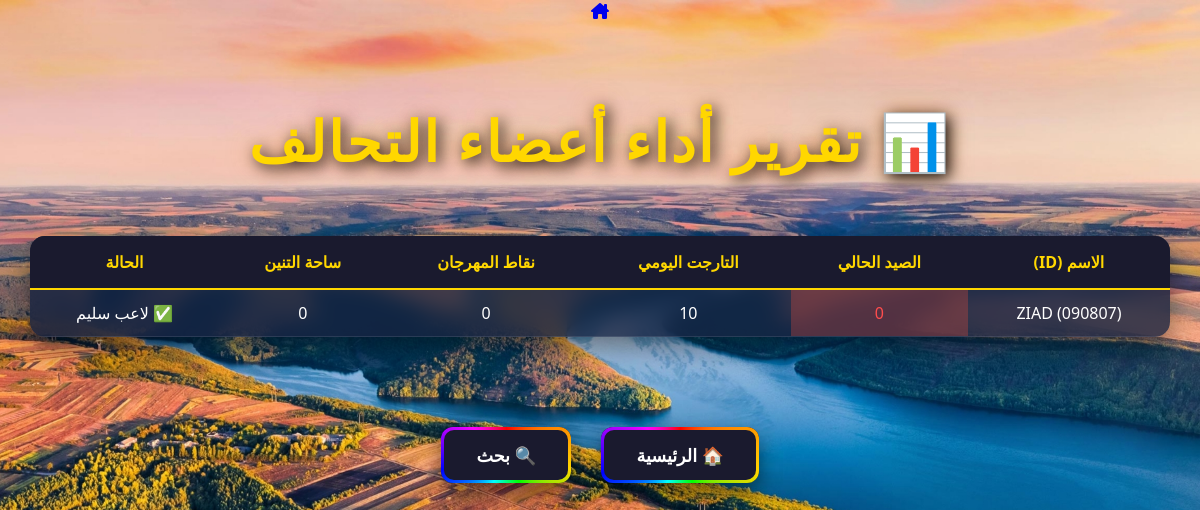
Page /reports on the committed database.
### models.py (models this page shows)
class Player(db.Model):
    id = db.Column(db.String(20), primary_key=True)
    name = db.Column(db.String(50), nullable=False)
    old_names = db.Column(db.Text)
    is_spy = db.Column(db.Boolean, default=False)
    join_date = db.Column(db.DateTime, default=datetime.utcnow)
    monster_hunt = db.Column(db.Integer, default=0)
    hunt_level = db.Column(db.Integer, default=1)
    daily_target = db.Column(db.Integer, default=0)
    guild_fest_points = db.Column(db.Integer, default=0)
    dragon_arena_count = db.Column(db.Integer, default=0)

### app.py (the view)
@app.route('/reports')
def reports():
    players = Player.query.all()
    return render_template('reports.html', players=players)

### templates/reports.html (shortened to what this page needs)
<!DOCTYPE html>
<html lang="ar" dir="rtl">
<head>
    <link rel="stylesheet" href="/static/index.css">
    <link rel="stylesheet" href="https://cdnjs.cloudflare.com/ajax/libs/font-awesome/6.0.0/css/all.min.css">
</head>
<body>
    <a href="/" class="top-left-home">
        <i class="fas fa-house-chimney"></i>
    </a>
    <h1>📊 تقرير أداء أعضاء التحالف</h1>
    <table class="reports-table">
        <thead>
            <tr>
                <th>الاسم (ID)</th>
                <th>الصيد الحالي</th>
                <th>التارجت اليومي</th>
                <th>نقاط المهرجان</th>
                <th>ساحة التنين</th>
                <th>الحالة</th>
            </tr>
        </thead>
        <tbody>
            {% for p in players %}
            <tr>
                <td>{{ p.name }} ({{ p.id }})</td>
                <td class="{{ 'warning' if p.monster_hunt < p.daily_target else 'success' }}">
                    {{ p.monster_hunt }}
                </td>
                <td>{{ p.daily_target }}</td>
                <td>{{ p.guild_fest_points }}</td>
                <td>{{ p.dragon_arena_count }}</td>
                <td>
                    {{ '⚠️ جاسوس' if p.is_spy else '✅ لاعب سليم' }}
                </td>
            </tr>
            {% endfor %}
        </tbody>
    </table>
    <div class="nav-container">
        <a href="/" class="magic-btn">🏠 الرئيسية</a>
        <a href="/search" class="magic-btn">🔍 بحث</a>
    </div>
</body>
</html>

### static/index.css (style rules this page uses)
:root { --bg-dark: #0f0f1b; --gold: #ffd700; --orange-glow: rgba(230, 126, 34, 0.5); }
body { margin: 0; padding: 0; min-height: 100vh; display: flex; flex-direction: column; align-items: center; font-family: 'Segoe UI', Tahoma, Geneva, Verdana, sans-serif; background-size: cover; background-position: center; background-attachment: fixed; direction: rtl; background-image:url("/static/imags/UI_Home.jpg"); }
h1 { font-size: 3.5rem; color: var(--gold); text-transform: uppercase; text-shadow: 4px 4px 15px rgba(0, 0, 0, 0.9), 0 0 25px var(--orange-glow); margin-top: 80px; letter-spacing: 2px; }
.nav-container { display: flex; justify-content: center; align-items: center; gap: 30px; flex-wrap: wrap; margin-top: 50px; padding: 20px; }
.magic-btn { position: relative; padding: 16px 35px; font-size: 1.1rem; color: white; text-decoration: none; font-weight: bold; background: #161625; border-radius: 12px; z-index: 1; overflow: hidden; transition: 0.4s; box-shadow: 0 10px 20px rgba(0,0,0,0.5); }
.magic-btn::before { content: ''; position: absolute; top: -50%; left: -50%; width: 200%; height: 200%; background: conic-gradient( #ff0000, #ff7700, #ffd700, #00ff00, #00ffff, #0000ff, #ff00ff, #ff0000 ); animation: rotate-border 3s linear infinite; z-index: -2; }
.magic-btn::after { content: ''; position: absolute; inset: 3px; background: #1a1a2e; border-radius: 10px; z-index: -1; }
h1 { animation: fadeInDown 1s ease-out; }

### templates/reports.html (style rules this page uses)
.reports-table { width: 95%; margin: 20px auto; border-collapse: collapse; background: rgba(22, 33, 62, 0.8); backdrop-filter: blur(10px); border-radius: 15px; overflow: hidden; box-shadow: 0 10px 30px rgba(0,0,0,0.5); }
th { background-color: #1a1a2e; color: #ffd700; padding: 15px; border-bottom: 2px solid #ffd700; }
td { padding: 12px; text-align: center; border-bottom: 1px solid rgba(255,255,255,0.1); color: white; }
.warning { background-color: rgba(231, 76, 60, 0.3) !important; color: #ff4d4d; }

### rows in the picture
Player: name "ZIAD", id "090807", monster_hunt "0", daily_target "10", guild_fest_points "0", dragon_arena_count "0", is_spy "✅ لاعب سليم"
